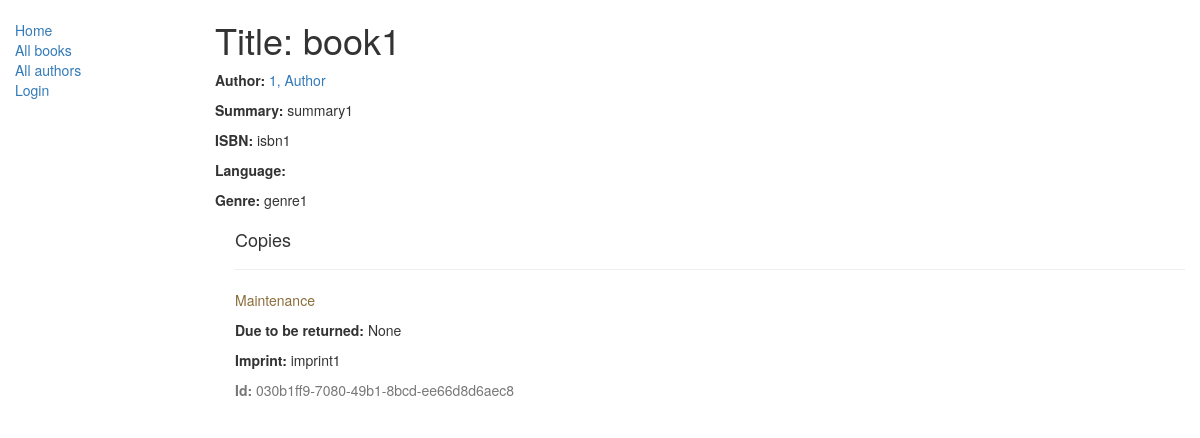
The page /catalog/book/1 on the database as committed earlier.
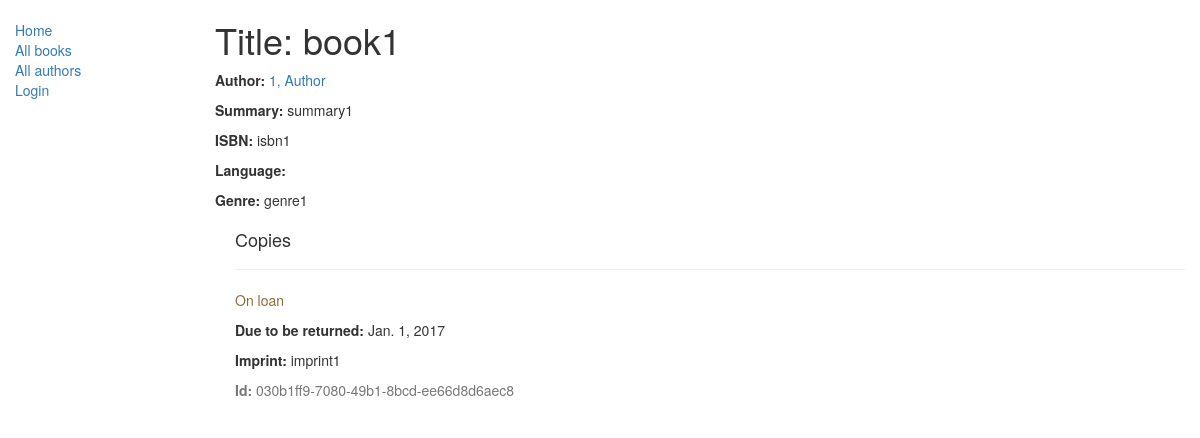
The same page on the database as committed later.
### catalog/models.py (models this page shows, shortened)
class Book(models.Model):
    title = models.CharField(max_length=200)
    author = models.ForeignKey('Author', on_delete=models.SET_NULL, null=True)
    summary = models.TextField(max_length=1000, help_text="Enter a brief description of the book")
    isbn = models.CharField('ISBN',max_length=13, help_text='13 Character <a href="https://www.isbn-international.org/content/what-isbn">ISBN number</a>')
    genre = models.ManyToManyField(Genre, help_text="Select a genre for this book")
    def display_genre(self):
        """
        Creates a string for the Genre. This is required to display genre in Admin.
        """
        return ', '.join([ genre.name for genre in self.genre.all()[:3] ])
    display_genre.short_description = 'Genre'

class Author(models.Model):
    first_name = models.CharField(max_length=100)
    last_name = models.CharField(max_length=100)
    date_of_birth = models.DateField(null=True, blank=True)
    date_of_death = models.DateField('Died', null=True, blank=True)
    def get_absolute_url(self):
        return reverse('author-detail', args=[str(self.id)])
    def __str__(self):
        return '%s, %s' % (self.last_name, self.first_name)
    class Meta:
        ordering = ['last_name']

class Genre(models.Model):
    name = models.CharField(max_length=200, help_text="Enter a book genre (e.g. Science Fiction, French Poetry etc.)")
    def __str__(self):
        return self.name

class BookInstance(models.Model):
    id = models.UUIDField(primary_key=True, default=uuid.uuid4, help_text="Unique ID for this particular book across whole library")
    book = models.ForeignKey('Book', on_delete=models.SET_NULL, null=True)
    imprint = models.CharField(max_length=200)
    due_back = models.DateField(null=True, blank=True)
    borrower = models.ForeignKey(User, on_delete=models.SET_NULL, null=True, blank=True)
    LOAN_STATUS = (
        ('m', 'Maintenance'),
        ('o', 'On loan'),
        ('a', 'Available'),
        ('r', 'Reserved'),
    )
    status = models.CharField(max_length=1, choices=LOAN_STATUS, blank=True, default='m', help_text='Book availability')
    class Meta:
        ordering = ["due_back"]
        permissions = (("can_mark_returned", "Set book as returned"),)

### catalog/views.py (the view)
# urls.py: url(r'^book/(?P<pk>\d+)$', views.BookDetailView.as_view(), name='book-detail'),
class BookDetailView(generic.DetailView):
    model = Book

### catalog/templates/catalog/book_detail.html
{% extends "base_generic.html" %}
{% block content %}
  <h1>Title: {{ book.title }}</h1>
  <p><strong>Author:</strong> <a href="{{ book.author.get_absolute_url }}">{{ book.author }}</a></p>
  <p><strong>Summary:</strong> {{ book.summary }}</p>
  <p><strong>ISBN:</strong> {{ book.isbn }}</p>
  <p><strong>Language:</strong> {{ book.language }}</p>
  <p><strong>Genre:</strong> {% for genre in book.genre.all %} {{ genre }}{% if not forloop.last %}, {% endif %}{% endfor %}</p>
  <div style="margin-left:20px;margin-top:20px">
    <h4>Copies</h4>
    {% for copy in book.bookinstance_set.all %}
    <hr>
    <p class="{% if copy.status == 'a' %}text-success{% elif copy.status == 'd' %}text-danger{% else %}text-warning{% endif %}">{{ copy.get_status_display }}</p>
    {% if copy.status != 'a' %}<p><strong>Due to be returned:</strong> {{copy.due_back}}</p>{% endif %}
    <p><strong>Imprint:</strong> {{copy.imprint}}</p>
    <p class="text-muted"><strong>Id:</strong> {{copy.id}}</p>
    {% endfor %}
  </div>
{% endblock %}

### catalog/templates/base_generic.html (shortened to what this page needs)
<!DOCTYPE html>
<html lang="en">
<head>
  <link rel="stylesheet" href="https://maxcdn.bootstrapcdn.com/bootstrap/3.3.7/css/bootstrap.min.css">
  {% load static %}
  <link rel="stylesheet" href="{% static 'css/styles.css' %}">
</head>
<body>
  <div class="container-fluid">
    <div class="row">
      <div class="col-sm-2">
      {% block sidebar %}
      <ul class="sidebar-nav">
          <li><a href="{% url 'index' %}">Home</a></li>
          <li><a href="{% url 'books' %}">All books</a></li>
          <li><a href="{% url 'authors' %}">All authors</a></li>
          {% if user.is_authenticated %}
            <li>User: {{ user.get_username }}</li>
            <li><a href="{% url 'my-borrowed' %}">My Borrowed</a></li>
            <li><a href="{% url 'logout'%}?next={{request.path}}">Logout</a></li>
            <li>Staff</li>
            <li><a href="{% url 'all-borrowed' %}">All Borrowed</a></li>
          {% else %}
            <li><a href="{% url 'login'%}?next={{request.path}}">Login</a></li>
          {% endif %}
      </ul>
     {% endblock %}
      </div>
      <div class="col-sm-10 ">
      {% block content %}{% endblock %}
      </div>
    </div>
  </div>
</body>
</html>

### catalog/static/css/styles.css (style rules this page uses)
.sidebar-nav { margin-top: 20px; padding: 0; list-style: none; }

Rows that differ between the two databases and show on the page:
changed BookInstance "imprint1": status "Maintenance" → "On loan"; due_back "None" → "Jan. 1, 2017"
